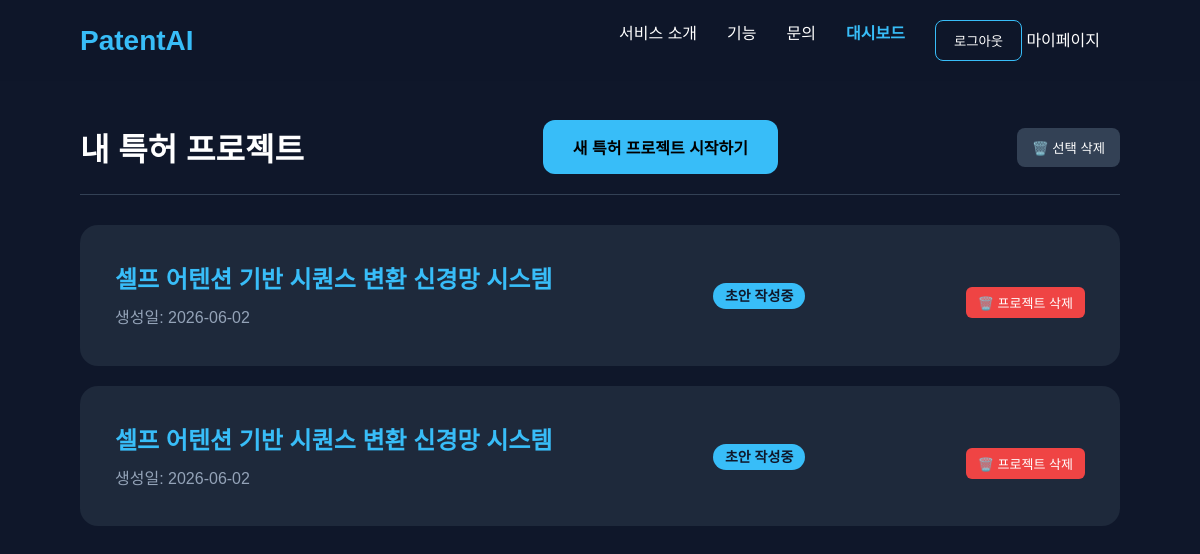
Before: /workspace/dashboard/ (signed in) with the older database file.
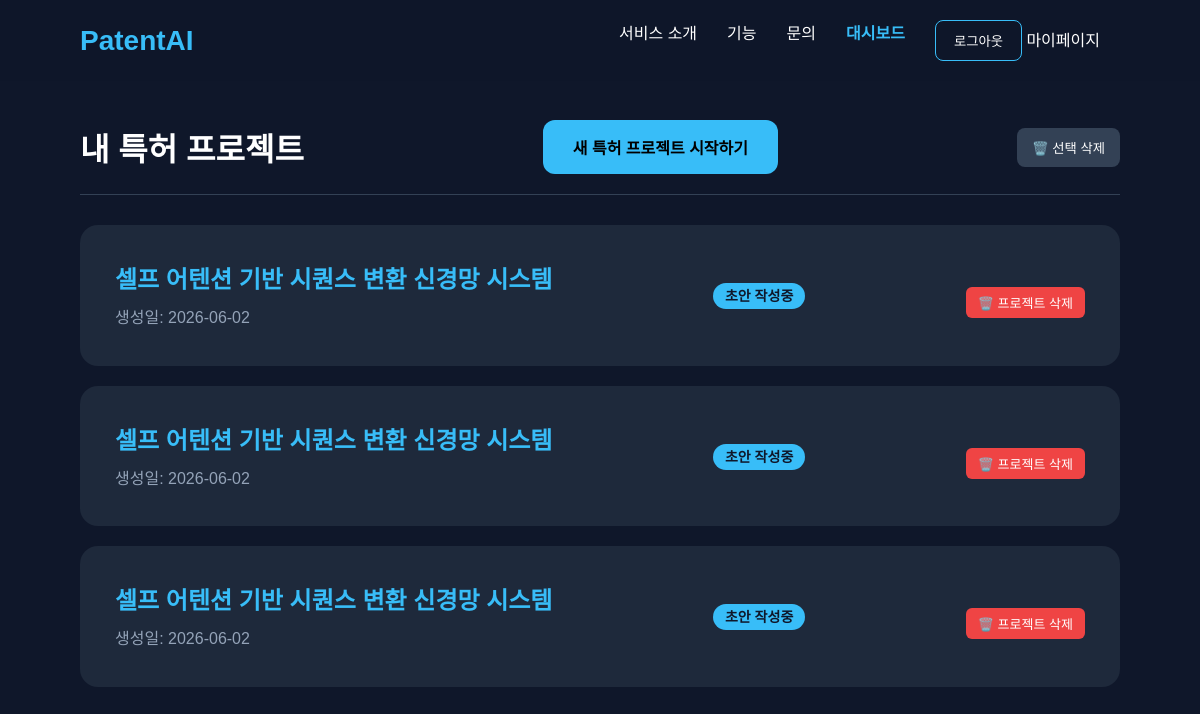
After: the same page with the newer database file.
### workspace/models.py (models this page shows)
class PatentProject(models.Model):
    STATUS_CHOICES = (
        ('draft', '초안 작성중'),
        ('agent_processing', 'AI 처리중'),
        ('review', '변리사 검토중'),
        ('done', '완료'),
    )
    title = models.CharField(max_length=200, verbose_name="프로젝트명")
    owner = models.ForeignKey(User, on_delete=models.CASCADE, related_name='projects')
    status = models.CharField(max_length=20, choices=STATUS_CHOICES, default='draft')
    original_data_hash = models.CharField(max_length=64, blank=True, null=True) # 원본 데이터의 해시값을 저장하는 필드 (중복 방지 및 변경 감지용)
    created_at = models.DateTimeField(auto_now_add=True)
    updated_at = models.DateTimeField(auto_now=True)

### workspace/views.py (the view)
# urls.py: path('dashboard/', views.dashboard, name='dashboard'),
@login_required(login_url='/accounts/login/')
def dashboard(request):
    try:
        user_role = request.user.userprofile.role
    except:
        user_role = 'inventor'
    if user_role == 'attorney':
        projects = PatentProject.objects.filter(status='review')
        template_name = 'workspace/attorney_dashboard.html'
    else:
        projects = PatentProject.objects.filter(owner=request.user)
        template_name = 'workspace/inventor_dashboard.html'
    return render(request, template_name, {'projects': projects})

### workspace/templates/workspace/inventor_dashboard.html (shortened to what this page needs)
{% extends "base.html" %}
{% block content %}
<div class="dashboard-container" style="padding: 120px 80px 50px 80px; max-width: 1200px; margin: 0 auto;">
    <div style="display: flex; justify-content: space-between; align-items: center; border-bottom: 1px solid #334155; padding-bottom: 20px; margin-bottom: 30px;">
        <h1 style="margin: 0; font-size: 32px;">내 특허 프로젝트</h1>
        <a href="{% url 'create_project' %}" id="create-project-btn" class="start-btn" style="text-decoration: none; display: inline-block;">새 특허 프로젝트 시작하기</a>
        <button id="toggle-delete-mode-btn" style="background: #334155; color: white; border: none; padding: 10px 15px; border-radius: 8px; cursor: pointer;">
            🗑️ 선택 삭제
        </button>
    </div>
    <div class="project-list" style="display: flex; flex-direction: column; gap: 20px;">
        {% for project in projects %}
        <div class="card" style="width: 100%; display: flex; justify-content: space-between; align-items: center;">
            <div style="flex: 1; display: flex; justify-content: space-between; align-items: center;">
            <div>
                <h2 style="margin-bottom: 10px; font-size: 24px;">
                    <a href="{% url 'workstation' project.id %}" style="color: #38bdf8; text-decoration: none;">
                        {{ project.title }}
                    </a>
                </h2>
                <p style="color: #94a3b8;">생성일: {{ project.created_at|date:"Y-m-d" }}</p>
            </div>
            <div>
                <span style="background: #38bdf8; color: #0f172a; padding: 5px 12px; border-radius: 20px; font-weight: bold; font-size: 14px;">
                    {{ project.get_status_display }}
                </span>
            </div>
            <div class="project-actions" style="margin-top: 15px; display: flex; justify-content: flex-end;">
                <form action="{% url 'delete_project' project.id %}" method="POST"
                    onsubmit="return confirm('정말로 이 프로젝트를 삭제하시겠습니까?\n삭제된 데이터와 채팅 내역은 복구할 수 없습니다.');"
                    style="display: inline;">
                    <button type="submit" class="delete-btn"
                            style="background: #ef4444; color: white; border: none; padding: 6px 12px; border-radius: 6px; font-size: 13px; cursor: pointer; transition: background 0.2s;">
                        🗑️ 프로젝트 삭제
                    </button>
                </form>
            </div>
        </div>
        </div>
        {% empty %}
        <div style="text-align: center; padding: 60px 0; background: #1e293b; border-radius: 18px;">
            <p style="color: #94a3b8; font-size: 18px; margin-bottom: 20px;">아직 진행 중인 프로젝트가 없습니다.</p>
        </div>
        {% endfor %}
    </div>
</div>
{% endblock %}

Changed rows visible on the page:
added PatentProject: title "셀프 어텐션 기반 시퀀스 변환 신경망 시스템", created_at "2026-06-02", status "초안 작성중"
